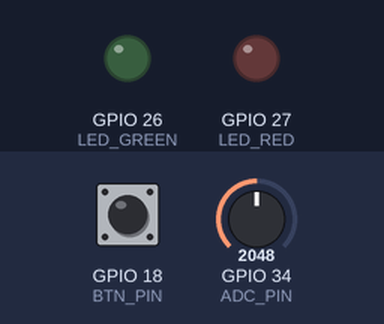
A sketch run on a simulated ESP32. Shown: output pins drawn as LEDs (lit = HIGH). Dashed ring = blinking. Inputs (shaded band) come from the test bench; at power-on: GPIO 34 (ADC_PIN) = 2048, GPIO 18 (BTN_PIN) HIGH (analog values on the 0–4095 scale). WiFi joins after 1.5 s; servers stay silent unless stated; what the sketch prints to the serial monitor is not drawn.

Above: at 2.8 s.
2.9 s: GPIO 34 (ADC_PIN) set to 2942
4.6 s: GPIO 34 (ADC_PIN) set to 3056
At 4.9 s:
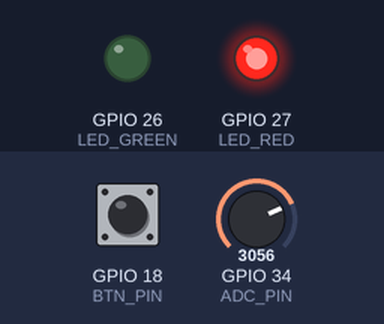
6.1 s: GPIO 18 (BTN_PIN) pulled LOW for 0.15 s
At 8.6 s:
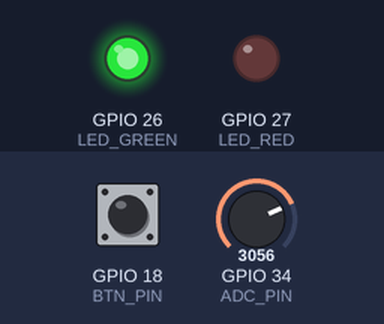
9.1 s: GPIO 18 (BTN_PIN) pulled LOW for 1 s
At 9.7 s:
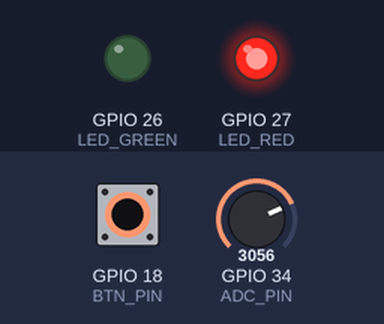
11.6 s: GPIO 18 (BTN_PIN) pulled LOW for 3.2 s
At 13.6 s:
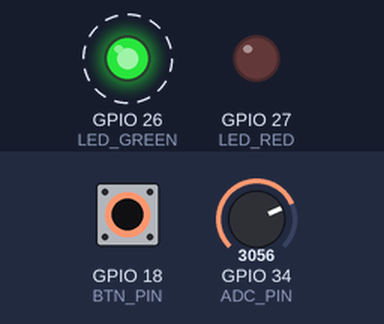
17.8 s: GPIO 18 (BTN_PIN) pulled LOW for 0.15 s
At 17.96 s:
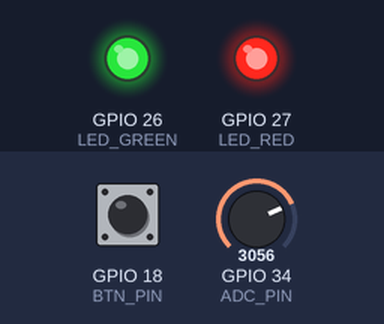
Timing chart, 0 to 20.6 s (numbered marks = the images above; inputs shaded):
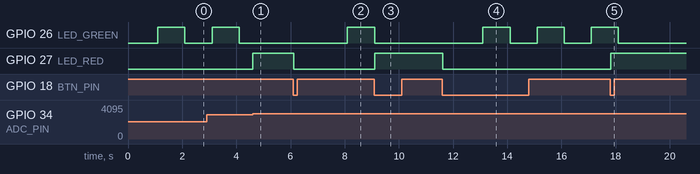

The sketch:

esp32-http-server.ino
```cpp
// visit http://localhost:9080 for website

#include <WiFi.h>
#include <WiFiClient.h>
#include <WebServer.h>
#include <uri/UriBraces.h>
#include "freertos/FreeRTOS.h"
#include "freertos/semphr.h"
#include "freertos/queue.h"

#define WIFI_SSID "Wokwi-GUEST"
#define WIFI_PASSWORD ""
#define WIFI_CHANNEL 6

WebServer server(80);

const int LED_GREEN = 26;
const int LED_RED   = 27;
const int ADC_PIN   = 34;
const int BTN_PIN   = 18;

const int SENSOR_THRESHOLD = 3000;

// FreeRTOS objects
SemaphoreHandle_t serial;
SemaphoreHandle_t sensorCountingSem;
SemaphoreHandle_t buttonBinarySem;
SemaphoreHandle_t ledState;
QueueHandle_t eventQueue;

bool greenLedState = false;
bool redLedState   = false;

// System mode
enum SystemMode { MODE_NORMAL = 0, MODE_ALERT };
volatile SystemMode currentMode = MODE_NORMAL;

// Event types for the queue
enum EventType { EVT_SPEED_ALERT = 1, EVT_ESTOP_PRESS = 2, EVT_WEB_TOGGLE = 3 };

// Helper: safe Serial print with mutex
void safePrint(const char *msg) {
  if (xSemaphoreTake(serial, (TickType_t)pdMS_TO_TICKS(100))) {
    Serial.print(msg);
    xSemaphoreGive(serial);
  }
}

void safePrintf(const char *fmt, ...) {
  if (xSemaphoreTake(serial, (TickType_t)pdMS_TO_TICKS(100))) {
    va_list args;
    va_start(args, fmt);
    vprintf(fmt, args);
    va_end(args);
    xSemaphoreGive(serial);
  }
}

// Update web page HTML (reads led state, so lock)
void sendHtml() {
  bool g, r;
  if (xSemaphoreTake(ledState, (TickType_t)pdMS_TO_TICKS(50))) {
    g = greenLedState;
    r = redLedState;
    xSemaphoreGive(ledState);
  } else { g = greenLedState; r = redLedState; } // fallback

  String response = R"(
    <!DOCTYPE html><html>
      <head>
        <title>ESP32 Web Server Demo</title>
        <meta name="viewport" content="width=device-width, initial-scale=1">
        <style>
          html { font-family: sans-serif; text-align: center; }
          body { display: inline-flex; flex-direction: column; }
          h1 { margin-bottom: 1.2em; }
          h2 { margin: 0; }
          div { display: grid; grid-template-columns: 1fr 1fr; grid-template-rows: auto auto; grid-auto-flow: column; grid-gap: 1em; }
          .btn { background-color: #5B5; border: none; color: #fff; padding: 0.5em 1em;
                 font-size: 2em; text-decoration: none }
          .btn.OFF { background-color: #333; }
        </style>
      </head>

      <body>
        <h1>Ride System Status</h1>

        </div>
        <h2>ESTOPBUTTON</h2>
          <a href="/toggle/1" class="btn LED1">ESTOP</a>
        </div>
      </body>
    </html>
 )";
  response.replace("RED_TEXT", r ? "ON" : "OFF");
  response.replace("RED_CLASS", r ? "" : "OFF");

  server.send(200, "text/html", response);
}

// ISR (runs on button press interrupt)
//Hard Real Time Task
void IRAM_ATTR button_isr_handler(void* arg) {
    static uint32_t lastPress = 0;
    uint32_t now = xTaskGetTickCountFromISR();
    if(now - lastPress > pdMS_TO_TICKS(50)) {
        BaseType_t xHigherWoken = pdFALSE;
        xSemaphoreGiveFromISR(buttonBinarySem, &xHigherWoken);
        // Request context switch to the unblocked task, if needed:
        portYIELD_FROM_ISR(xHigherWoken);
        lastPress = now;
    }
}

// Web toggle handler: changes the Status on the website
void handleToggle() {
  String led = server.pathArg(0);
  int n = led.toInt();

  // Toggle the requested LED (protect via ledStateMutex)
  if (xSemaphoreTake(ledState, (TickType_t)pdMS_TO_TICKS(50))) {
    if (n == 2) {
      redLedState = !redLedState;
      digitalWrite(LED_RED, redLedState ? HIGH : LOW);
      safePrintf("Web toggled ESTOP -> %d\n", redLedState);
    }
    xSemaphoreGive(ledState);
  }

  EventType ev = EVT_WEB_TOGGLE;
  xQueueSend(eventQueue, &ev, 0);

  sendHtml();
}

// ---------- Tasks ----------

//Potentiometer mimics speed of the Ride System, Task measures this and triggers once the threshold is passed
//Hard Real-Time Task (Deadline ~1ms)
void SpeedMonitorTask(void *pvParameters) {
  const TickType_t period = pdMS_TO_TICKS(17);
  TickType_t lastWake = xTaskGetTickCount();
  int lastStateAbove = 0;

  for (;;) {
    vTaskDelayUntil(&lastWake, period);

    int val = analogRead(ADC_PIN);
    const int lowerThreshold = SENSOR_THRESHOLD - 100;

    if (!lastStateAbove && val >= SENSOR_THRESHOLD) {
      lastStateAbove = 1;
      if (sensorCountingSem) {
        xSemaphoreGive(sensorCountingSem);
      }

      EventType ev = EVT_SPEED_ALERT;
      xQueueSend(eventQueue, &ev, 0);

      safePrintf("SPEED SENSOR TOO FAST! adc=%d\n", val);
    } else if (lastStateAbove && val <= lowerThreshold) {
      lastStateAbove = 0;
      safePrintf("SPEED SENSOR WITHIN NORMAL LEVELS (adc=%d)\n", val);
    }
  }
}

//This task sees when the button is pressed it stops the system (Puts on ESTOP light)
// Hard Real-Time Task (Deadline ~1ms)
void EstopTask(void *pvParameters) {
  const TickType_t period = pdMS_TO_TICKS(10);
  TickType_t lastWake = xTaskGetTickCount();
  bool lastStableState = HIGH;
  TickType_t debounceUntil = 0;

  TickType_t currentTime = pdTICKS_TO_MS( xTaskGetTickCount() );
  TickType_t previousTime = 0;

  for (;;) {
    vTaskDelayUntil(&lastWake, period);
    int raw = digitalRead(BTN_PIN);

    if (raw != lastStableState) {
      debounceUntil = xTaskGetTickCount() + pdMS_TO_TICKS(30);
      lastStableState = raw;
    } else {
      if (raw == LOW) {
        if (buttonBinarySem) {
          xSemaphoreGive(buttonBinarySem);
        }

        EventType ev = EVT_ESTOP_PRESS;
        xQueueSend(eventQueue, &ev, 0);

        safePrintf("Button pressed @ %lu \n", currentTime);
        previousTime = currentTime;
        currentTime = pdTICKS_TO_MS( xTaskGetTickCount() );

        while (digitalRead(BTN_PIN) == LOW) {
          vTaskDelay(pdMS_TO_TICKS(10));
        }
        safePrint("Button released\n");
      }
    }
  }
}

//Determines which task has occurred and adds it to the queue and gives the result of that Task.
//Hard Real-Time Task (Deadline ~1ms)
void EventTask(void *pvParameters) {
  TickType_t currentTime = pdTICKS_TO_MS( xTaskGetTickCount() );
  TickType_t previousTime = 0;
  EventType ev;
  for (;;) {

    if (xQueueReceive(eventQueue, &ev, portMAX_DELAY) == pdTRUE) {
      switch (ev) {
        case EVT_SPEED_ALERT:
        {
          safePrint("Event: SPEED_SENSOR_ALERT\n");
          if (xSemaphoreTake(ledState, (TickType_t)pdMS_TO_TICKS(100))) {
            if (currentMode == MODE_NORMAL) {
              currentMode = MODE_ALERT;
              greenLedState = false;
              redLedState = true;
            } else {
              currentMode = MODE_NORMAL;
              greenLedState = true;
              redLedState = false;
            }
            digitalWrite(LED_RED, redLedState ? HIGH : LOW);
            xSemaphoreGive(ledState);
          }

          safePrintf("Mode is now %s @ %lu \n", (currentMode==MODE_NORMAL)?"NORMAL":"ALERT" , currentTime);
          previousTime = currentTime;
          currentTime = pdTICKS_TO_MS( xTaskGetTickCount() );
        }
        break;

        case EVT_ESTOP_PRESS:
        {
          safePrint("Event: ESTOP_PRESS => toggling system mode \n ");
          if (xSemaphoreTake(ledState, (TickType_t)pdMS_TO_TICKS(100))) {
            if (currentMode == MODE_NORMAL) {
              currentMode = MODE_ALERT;
              greenLedState = false;
              redLedState = true;
            } else {
              currentMode = MODE_NORMAL;
              greenLedState = true;
              redLedState = false;
            }
            digitalWrite(LED_RED, redLedState ? HIGH : LOW);
            xSemaphoreGive(ledState);
          }

          safePrintf("Mode is now %s @ %lu \n", (currentMode==MODE_NORMAL)?"NORMAL":"ALERT" , currentTime);
          previousTime = currentTime;
          currentTime = pdTICKS_TO_MS( xTaskGetTickCount() );
        }
        break;

        case EVT_WEB_TOGGLE:
        {
          safePrintf("Event: Website ESTOP Pressed @ %lu\n", currentTime);
          if (xSemaphoreTake(ledState, (TickType_t)pdMS_TO_TICKS(100))) {
            if (currentMode == MODE_NORMAL) {
              currentMode = MODE_ALERT;
              greenLedState = false;
              redLedState = true;
            } else {
              currentMode = MODE_NORMAL;
              greenLedState = true;
              redLedState = false;
            }
            digitalWrite(LED_RED, redLedState ? HIGH : LOW);
            xSemaphoreGive(ledState);
          }
            safePrintf("Mode is now %s @ %lu \n", (currentMode==MODE_NORMAL)?"NORMAL":"ALERT" , currentTime);
            previousTime = currentTime;
            currentTime = pdTICKS_TO_MS( xTaskGetTickCount() );
        }
        break;

        default:
          safePrint("Event: UNKNOWN\n");
          break;
      }
    }
  }
}

//Shows that the system is functioning by blinking a Green LED
//Soft Real-Time Task (Deadline ~1000ms)
void SystemOnTask(void *pvParameters) {
  const TickType_t onDelay = pdMS_TO_TICKS(1000);
  const TickType_t offDelay = pdMS_TO_TICKS(1000);
  for (;;) {
    if (xSemaphoreTake(ledState, (TickType_t)pdMS_TO_TICKS(50))) {
      bool shouldBeOn = (currentMode == MODE_NORMAL);
      if (shouldBeOn) {
        greenLedState = !greenLedState;
        digitalWrite(LED_GREEN, greenLedState ? HIGH : LOW);
      } else {
        greenLedState = false;
        digitalWrite(LED_GREEN, LOW);
      }
      xSemaphoreGive(ledState);
    }
    vTaskDelay(onDelay);
  }
}

// ---------- Setup and loop ----------

void setup(void) {
  Serial.begin(115200);
  delay(100);

  // Initialize pins
  pinMode(LED_GREEN, OUTPUT);
  pinMode(LED_RED, OUTPUT);
  digitalWrite(LED_GREEN, LOW);
  digitalWrite(LED_RED, LOW);

  pinMode(BTN_PIN, INPUT_PULLUP);
  analogReadResolution(12); // 0..4095

  gpio_install_isr_service(0);

  serial = xSemaphoreCreateMutex();
  sensorCountingSem = xSemaphoreCreateCounting(10, 0);
  buttonBinarySem = xSemaphoreCreateBinary();
  ledState = xSemaphoreCreateMutex();

  eventQueue = xQueueCreate(10, sizeof(EventType));

  if (!serial || !sensorCountingSem || !buttonBinarySem || !eventQueue || !ledState) {
    Serial.println("Failed to create FreeRTOS primitives!");
    while (1) { delay(10); }
  }

  if (xSemaphoreTake(ledState, (TickType_t)pdMS_TO_TICKS(100))) {
    greenLedState = true;
    redLedState = false;
    digitalWrite(LED_GREEN, greenLedState ? HIGH : LOW);
    digitalWrite(LED_RED, redLedState ? HIGH : LOW);
    xSemaphoreGive(ledState);
  }

  xTaskCreatePinnedToCore(SpeedMonitorTask, "Sensor", 3072, NULL, 3, NULL, tskNO_AFFINITY);
  xTaskCreatePinnedToCore(EstopTask, "Button", 2048, NULL, 4, NULL, tskNO_AFFINITY);
  xTaskCreatePinnedToCore(EventTask, "Event", 4096, NULL, 3, NULL, tskNO_AFFINITY);
  xTaskCreatePinnedToCore(SystemOnTask, "SystemOn", 2048, NULL, 1, NULL, tskNO_AFFINITY);

  WiFi.begin(WIFI_SSID, WIFI_PASSWORD, WIFI_CHANNEL);
  Serial.print("Connecting to WiFi ");
  Serial.print(WIFI_SSID);
  while (WiFi.status() != WL_CONNECTED) {
    delay(100);
    Serial.print(".");
  }
  Serial.println(" Connected!");
  Serial.print("IP address: ");
  Serial.println(WiFi.localIP());

  server.on("/", sendHtml);
  server.on(UriBraces("/toggle/{}"), []() {
    handleToggle();
  });

  server.begin();
  Serial.println("HTTP server started");
}

void loop(void) {
  server.handleClient();

  static TickType_t lastPrint = 0;
  if (xTaskGetTickCount() - lastPrint > pdMS_TO_TICKS(10000)) {
    lastPrint = xTaskGetTickCount();
    if (sensorCountingSem) {
      UBaseType_t count = uxSemaphoreGetCount(sensorCountingSem);
      safePrintf("Sensor over speed count: %u\n", (unsigned)count);
    }
  }

  delay(2);
}
```

Measured:
- the behaviour switches between 2999 and 3000 on GPIO 34 (ADC_PIN) (found by bisection; images 0 and 1)
- after the input at 4.6 s, GPIO 26 (LED_GREEN): stays LOW (without the input it goes to HIGH after 0.50 s); GPIO 27 (LED_RED): LOW → HIGH at once
- after the input at 6.1 s, GPIO 26 (LED_GREEN): LOW → HIGH after 2.0 s; GPIO 27 (LED_RED): HIGH → LOW at once
- after the input at 9.1 s, GPIO 26 (LED_GREEN): goes on until 9.1 s, then stays LOW; GPIO 27 (LED_RED): LOW → HIGH at once
- after the input at 11.6 s, GPIO 26 (LED_GREEN): alternates HIGH for 1.0 s and LOW for 1.0 s, starting after 1.5 s; GPIO 27 (LED_RED): HIGH → LOW at once
- after the input at 17.8 s, GPIO 26 (LED_GREEN): goes on until 18.1 s, then stays LOW; GPIO 27 (LED_RED): LOW → HIGH at once
